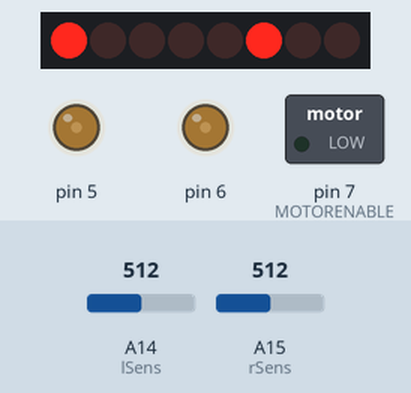
Simulated run of this sketch. Board: Arduino Mega 2560, built with avr-gcc and run on an emulated ATmega2560. Parts: 8 shift-register outputs drawn as a row of LEDs (first output left, lit = HIGH), switched loads named in the sketch (green lamp = pin HIGH), output pins drawn as LEDs (lit = HIGH). Wiring (inferred from the names in the program): shift register (74HC595): data pin 8; shift clock pin 4; latch pin 12. Wiring (inferred from the signals the program sends): row of LEDs: on Q0, Q1, Q2, Q3, Q4, Q5, Q6, Q7. The test bench sets the inputs (shaded band); at power-on: A14 (lSens) = 512, A15 (rSens) = 512. Pins used as bus, display or sensor lines are not drawn; what the sketch prints to the serial monitor is not drawn.

Above: at 1.3 s.
1.4 s: A14 (lSens) set to 741
4.4 s: A14 (lSens) set to 765
5.9 s: A15 (rSens) set to 107
8.9 s: A15 (rSens) set to 95
10.6 s: A15 (rSens) set to 760
12.1 s: A14 (lSens) set to 0
Timing chart, 0 to 14.6 s (numbered marks = the images above; inputs shaded):
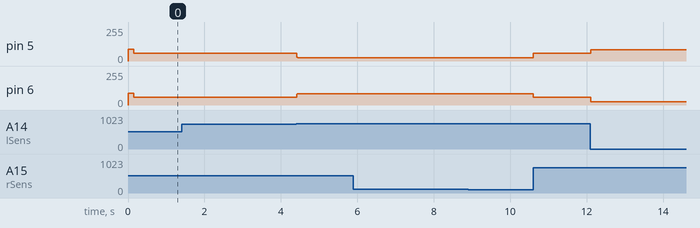

The sketch:

leftRightJim.ino
```cpp
// Arduino pins for the shift register
#define MOTORLATCH 12
#define MOTORCLK 4
#define MOTORENABLE 7
#define MOTORDATA 8

// 8-bit bus after the 74HC595 shift register
// (not Arduino pins)
// These are used to set the direction of the bridge driver.
#define MOTOR1_A 2
#define MOTOR1_B 3
#define MOTOR2_A 1
#define MOTOR2_B 4
#define MOTOR3_A 5
#define MOTOR3_B 7
#define MOTOR4_A 0
#define MOTOR4_B 6

// Arduino pins for the PWM signals.
#define MOTOR1_PWM 11
#define MOTOR2_PWM 3    //Right Motor
#define MOTOR3_PWM 6
#define MOTOR4_PWM 5   //Left Motor
#define SERVO1_PWM 10
#define SERVO2_PWM 9

// Codes for the motor function.
#define FORWARD 1
#define BACKWARD 2
#define BRAKE 3
#define RELEASE 4

int sensorValueR = 0;  // right sensor value =0
int sensorValue2L = 0; // left sensor value=0
int left=4;
int right=3;

//mess with these
int Pgain=0;         // integral correction value
float Igain =.8;      // Integral gaining value //turning speed  was .5
int maxS=5;        //Maximum Sum value //max turning speed    was 10
int scale=0;
int defsped=40; //base speed...kinda  was 30
int lastmove=0;


// Pins for Left and Right light sensors respectively

int lSens=A14;
int rSens=A15;

//Multiplied by the speed of each individual motor to ensure they spin at the same rate when we give them the same number.
//Needs to be tuned for your motors on a case by case basis
//Remember, if you multiply a float by an int, you will result with a float. You need to recast using (int) to get an integer back out.
const float k=.5;
float rConst=.76; //.76
float lConst=1.8;//1.8


void setup()
{
  Serial.begin(9600);
  Serial.println("Line Sensing Robot Demo");
  pinMode(lSens, INPUT);
  pinMode(rSens, INPUT);  //Sets pins for line sensors to inputs
  motor(left, FORWARD, 88);
  motor(right, FORWARD, 90);
delay(150);
}

int i=1;
int P = 0;
int Pmax = 5;
int acc = 20;
int dec = 30;
int baseSpeedLeft = 60; //60;  worked at 70 70
int baseSpeedRight = 60; //60;

void loop()
{
 // motor_output(MOTOR4_A, HIGH, 200);
 // delay(2000);
 // motor_output(MOTOR4_A, LOW, 255);

      // read the digital in value:
  sensorValueR = analogRead(rSens);       // read the right sensor value
  sensorValue2L = analogRead(lSens);    // read the left sensors value
  Serial.print(sensorValue2L);
  Serial.print("\t");
  Serial.print(sensorValueR);
  Serial.print("\t");


  if (sensorValueR < 750) // change the value of the sensors to 0 and 1
    {sensorValueR =0;}
  else
    {sensorValueR=1;}
  if (sensorValue2L < 750)
    {sensorValue2L =0;}
  else
    {sensorValue2L =1;}

  if (sensorValueR==1 && sensorValue2L==1 )
  {
    motor(left, FORWARD,baseSpeedLeft);
    motor(right, FORWARD,baseSpeedRight);
  }
  else if (sensorValueR==0 && sensorValue2L==1 )
  {  //left sensor is on
    if (P<Pmax)
      P=P+1;
    motor(left, FORWARD,baseSpeedLeft - dec-P*i);
    motor(right, FORWARD,baseSpeedRight + acc+P*i);
  }
  else if (sensorValueR==1 && sensorValue2L==0 )
  {   // right sensor is on
    if (P<Pmax)
      P=P+1;
    motor(left, FORWARD,baseSpeedLeft + acc+P*i);
    motor(right, FORWARD,baseSpeedRight - dec-P*i);
  }
  else if (sensorValueR==0 && sensorValue2L==0)
  {
    P=0;
    motor(left, FORWARD,baseSpeedLeft);
    motor(right, FORWARD,baseSpeedRight);
  }
  delay(5);
}


// Initializing
// ------------
// There is no initialization function.
//
// The shiftWrite() has an automatic initializing.
// The PWM outputs are floating during startup,
// that's okay for the Motor Shield, it stays off.
// Using analogWrite() without pinMode() is valid.
//


// ---------------------------------
// motor
//
// Select the motor (1-4), the command,
// and the speed (0-255).
// The commands are: FORWARD, BACKWARD, BRAKE, RELEASE.
//
void motor(int nMotor, int command, int speed)
{
  int motorA, motorB;

  if (nMotor >= 1 && nMotor <= 4)
  {
    switch (nMotor)
    {
    case 1:
      motorA   = MOTOR1_A;
      motorB   = MOTOR1_B;
      break;
    case 2:
      motorA   = MOTOR2_A;
      motorB   = MOTOR2_B;
      break;
    case 3:
      motorA   = MOTOR3_A;
      motorB   = MOTOR3_B;
      break;
    case 4:
      motorA   = MOTOR4_A;
      motorB   = MOTOR4_B;
      break;
    default:
      break;
    }

    switch (command)
    {
    case FORWARD:
      motor_output (motorA, HIGH, speed);
      motor_output (motorB, LOW, -1);     // -1: no PWM set
      break;
    case BACKWARD:
      motor_output (motorA, LOW, speed);
      motor_output (motorB, HIGH, -1);    // -1: no PWM set
      break;
    case BRAKE:
      // The AdaFruit library didn't implement a brake.
      // The L293D motor driver ic doesn't have a good
      // brake anyway.
      // It uses transistors inside, and not mosfets.
      // Some use a software break, by using a short
      // reverse voltage.
      // This brake will try to brake, by enabling
      // the output and by pulling both outputs to ground.
      // But it isn't a good break.
      motor_output (motorA, LOW, 255); // 255: fully on.
      motor_output (motorB, LOW, -1);  // -1: no PWM set
      break;
    case RELEASE:
      motor_output (motorA, LOW, 0);  // 0: output floating.
      motor_output (motorB, LOW, -1); // -1: no PWM set
      break;
    default:
      break;
    }
  }
}


// ---------------------------------
// motor_output
//
// The function motor_ouput uses the motor driver to
// drive normal outputs like lights, relays, solenoids,
// DC motors (but not in reverse).
//
// It is also used as an internal helper function
// for the motor() function.
//
// The high_low variable should be set 'HIGH'
// to drive lights, etc.
// It can be set 'LOW', to switch it off,
// but also a 'speed' of 0 will switch it off.
//
// The 'speed' sets the PWM for 0...255, and is for
// both pins of the motor output.
//   For example, if motor 3 side 'A' is used to for a
//   dimmed light at 50% (speed is 128), also the
//   motor 3 side 'B' output will be dimmed for 50%.
// Set to 0 for completelty off (high impedance).
// Set to 255 for fully on.
// Special settings for the PWM speed:
//    Set to -1 for not setting the PWM at all.
//
void motor_output (int output, int high_low, int speed)
{
  int motorPWM;

  switch (output)
  {
  case MOTOR1_A:
  case MOTOR1_B:
    motorPWM = MOTOR1_PWM;
    break;
  case MOTOR2_A:
  case MOTOR2_B:
    motorPWM = MOTOR2_PWM;
    break;
  case MOTOR3_A:
  case MOTOR3_B:
    motorPWM = MOTOR3_PWM;
    break;
  case MOTOR4_A:
  case MOTOR4_B:
    motorPWM = MOTOR4_PWM;
    break;
  default:
    // Use speed as error flag, -3333 = invalid output.
    speed = -3333;
    break;
  }

  if (speed != -3333)
  {
    // Set the direction with the shift register
    // on the MotorShield, even if the speed = -1.
    // In that case the direction will be set, but
    // not the PWM.
    shiftWrite(output, high_low);

    // set PWM only if it is valid
    if (speed >= 0 && speed <= 255)
    {
      analogWrite(motorPWM, speed);
    }
  }
}


// ---------------------------------
// shiftWrite
//
// The parameters are just like digitalWrite().
//
// The output is the pin 0...7 (the pin behind
// the shift register).
// The second parameter is HIGH or LOW.
//
// There is no initialization function.
// Initialization is automatically done at the first
// time it is used.
//
void shiftWrite(int output, int high_low)
{
  static int latch_copy;
  static int shift_register_initialized = false;

  // Do the initialization on the fly,
  // at the first time it is used.
  if (!shift_register_initialized)
  {
    // Set pins for shift register to output
    pinMode(MOTORLATCH, OUTPUT);
    pinMode(MOTORENABLE, OUTPUT);
    pinMode(MOTORDATA, OUTPUT);
    pinMode(MOTORCLK, OUTPUT);

    // Set pins for shift register to default value (low);
    digitalWrite(MOTORDATA, LOW);
    digitalWrite(MOTORLATCH, LOW);
    digitalWrite(MOTORCLK, LOW);
    // Enable the shift register, set Enable pin Low.
    digitalWrite(MOTORENABLE, LOW);

    // start with all outputs (of the shift register) low
    latch_copy = 0;

    shift_register_initialized = true;
  }

  // The defines HIGH and LOW are 1 and 0.
  // So this is valid.
  bitWrite(latch_copy, output, high_low);

  // Use the default Arduino 'shiftOut()' function to
  // shift the bits with the MOTORCLK as clock pulse.
  // The 74HC595 shiftregister wants the MSB first.
  // After that, generate a latch pulse with MOTORLATCH.
  shiftOut(MOTORDATA, MOTORCLK, MSBFIRST, latch_copy);
  delayMicroseconds(5);    // For safety, not really needed.
  digitalWrite(MOTORLATCH, HIGH);
  delayMicroseconds(5);    // For safety, not really needed.
  digitalWrite(MOTORLATCH, LOW);
}
```

Measured:
- after the input at 1.4 s, every drawn part: stays the same
- after the input at 4.4 s, pin 5: 60/255 → 25/255 at once; pin 6: 60/255 → 85/255 at once
- after the input at 5.9 s, every drawn part: stays the same
- after the input at 8.9 s, every drawn part: stays the same
- after the input at 10.6 s, pin 5: 25/255 → 60/255 at once; pin 6: 85/255 → 60/255 at once
- after the input at 12.1 s, pin 5: 60/255 → 85/255 at once; pin 6: 60/255 → 25/255 at once
